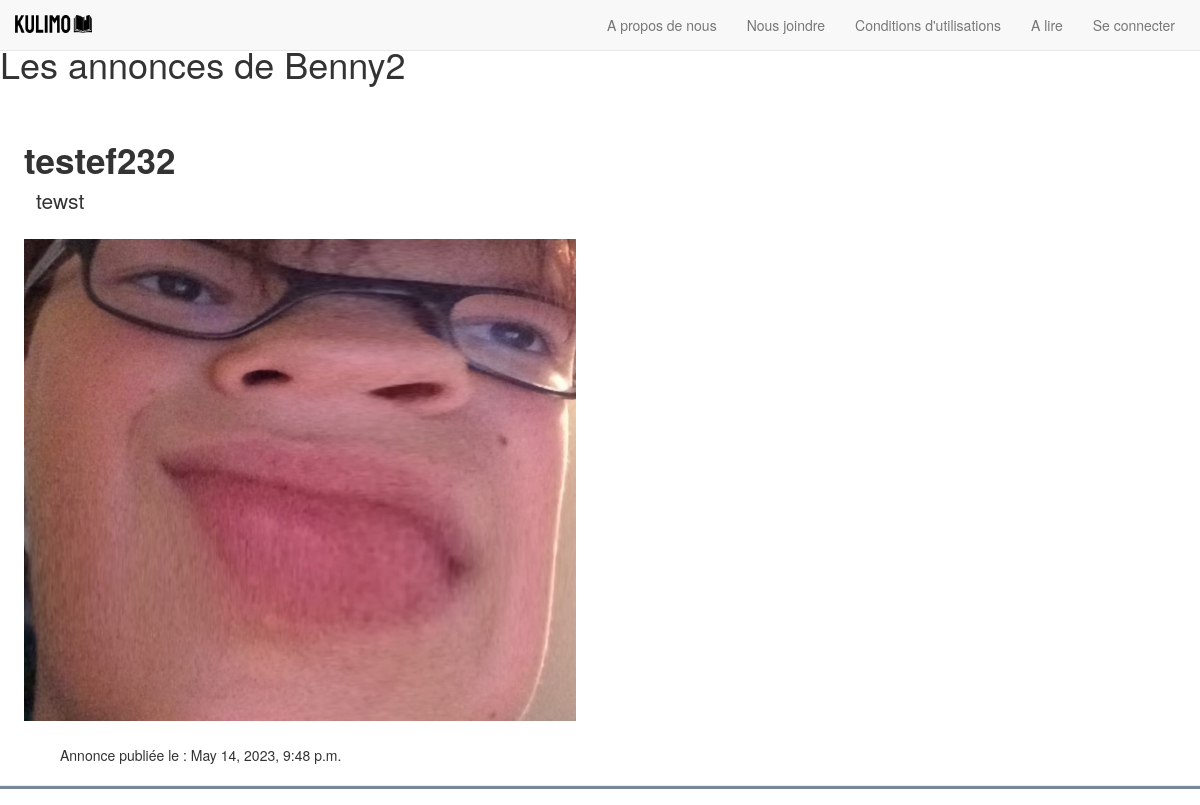
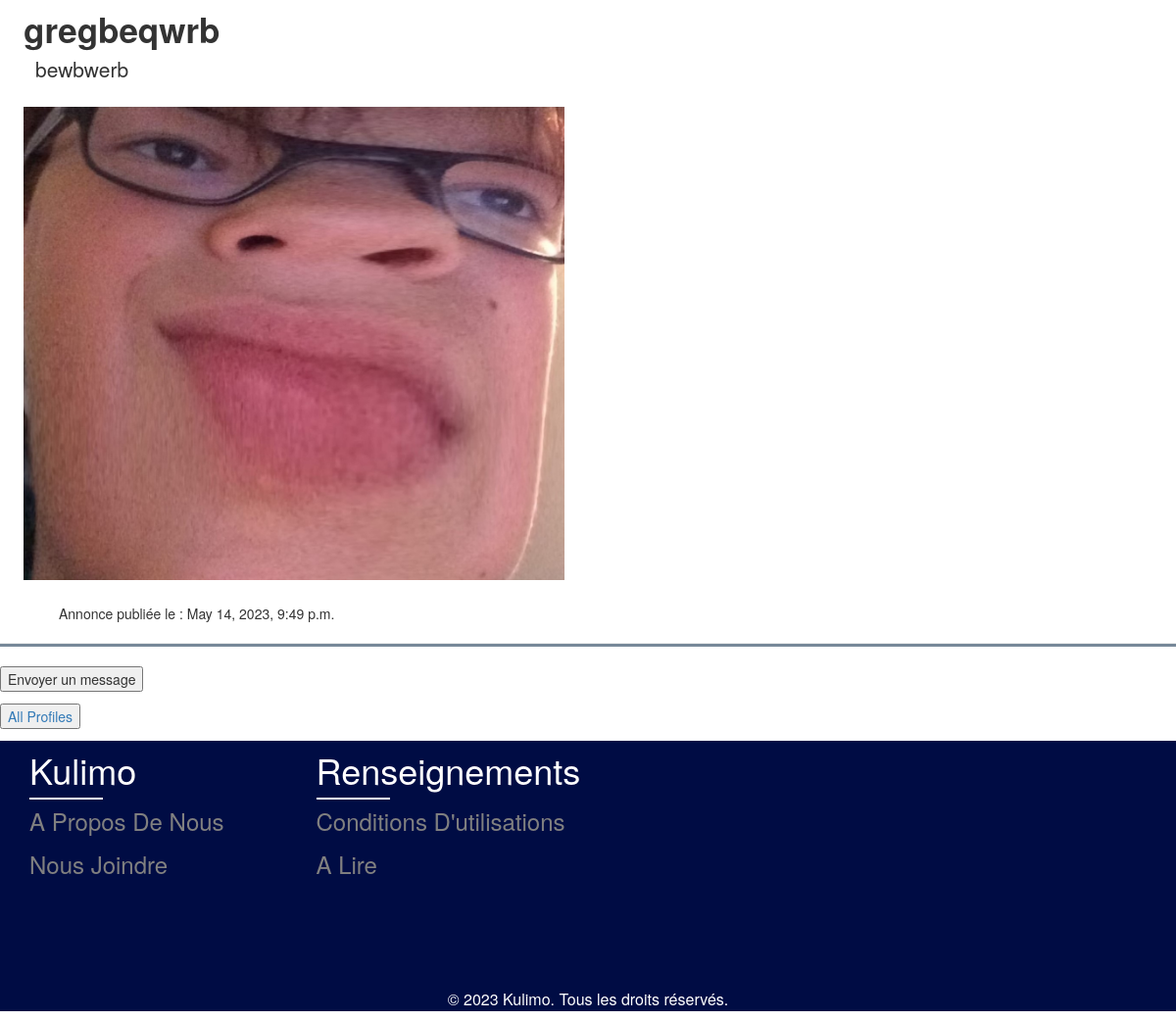
The app's page /profile/7, older data (2 pictures, top to bottom).
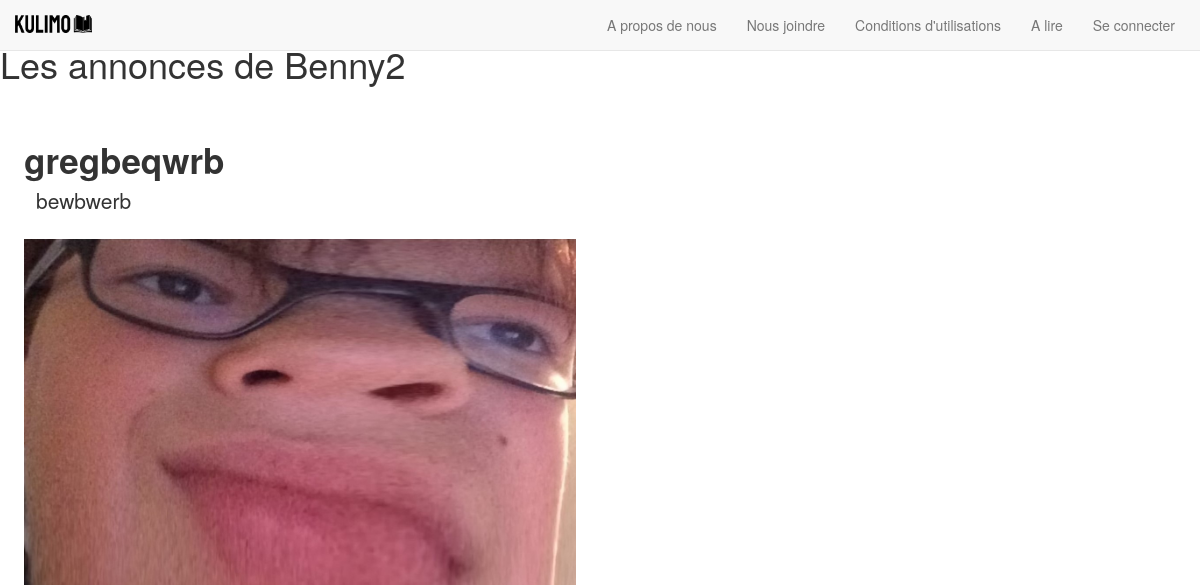
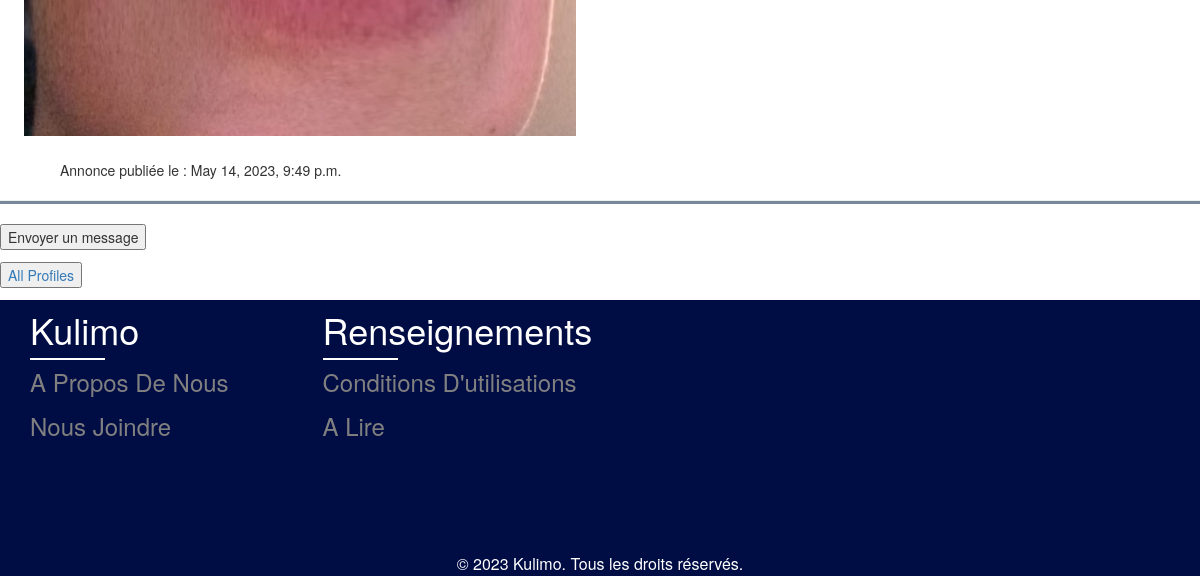
The same page, newer data (2 pictures, top to bottom).
### accueil/models.py (models this page shows, shortened)
class UserPost(models.Model):
    user= models.ForeignKey(User, related_name="userposts", on_delete=models.DO_NOTHING)
    title= models.CharField(max_length=100)
    content= models.TextField()
    date_published= models.DateTimeField(auto_now_add=True)
    image= models.ImageField(upload_to='images')
    url= models.SlugField(max_length=500, unique=True, blank=True, editable=False)

### accueil/views.py (the view)
# urls.py: path("profile/<int:pk>", views.profile, name="profile"),
def profile(request, pk):
    profile = Profile.objects.get(pk=pk)
    profile_string = profile.user.username
    username = request.user.username
    roomname = username + profile_string
    return render(request, "profile.html", {"profile": profile, 'username': username, 'roomname': roomname, 'profile_string': profile_string}) # On affiche la template HTML de la page

### accueil/templates/profile.html (shortened to what this page needs)
{% load static %}
<head>
    <link rel="stylesheet" href="https://maxcdn.bootstrapcdn.com/bootstrap/3.4.1/css/bootstrap.min.css">
  </head>
{% include 'navbar.html' %}
{% block content %}
<div class="column">
    <div class="block">
    <h1 class="title is-1" style="padding-top: 2%;">
     Les annonces de {{profile.user.username}}
    </h1>
    <br></br>
    </div>
</div>
<div class="content">
    {% for userpost in profile.user.userposts.all %}
        <div class="box">
            <div class = "col-md-5"></div>
            <div class = "col-md-6"></div>
            <div class = "col-md-1"></div>
            <strong style="font-size: 250% ; padding: 2%;">{{ userpost.title }}</strong>
            <div style="font-size: 150%; padding-left: 3%;">{{ userpost.content }}</div>
            <img style="width: 50%; height: auto; padding: 2%; overflow: hidden; " src="{{ userpost.image.url }}">
            <br>
      <span class="is-small has-text-grey-light" style="padding-left: 5%;" >
               Annonce publiée le : {{ userpost.date_published }}
            </span>
         <hr style="height: 3px; background-color: lightslategray;">
        </div>
    {% endfor %}
</div>
<form id="post-form" method="POST" action="checkview">
    <input type="submit" value="Envoyer un message">
</form>
<div class="block">
<div class="block" style="padding-top: 1%; padding-bottom: 1%;">
  <a href="{% url 'accueil:profile_list' %}">
      <button class="button is-dark is-outlined is-fullwidth">
          All Profiles
      </button>
  </a>
</div>
{% include "master.html" %}
{% endblock content %}

Row changes from the older to the newer data that the page shows:
removed UserPost: title "testef232", content "tewst", image (picture), date_published "May 14, 2023, 9:48 p.m."
